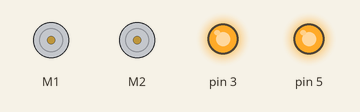
Bench run of a sketch on a simulated Arduino Uno, built with avr-gcc and run on an emulated ATmega328P. Shown: 2 × DC motor (green arrow = forward, orange = backward, longer = faster), output pins drawn as LEDs (lit = HIGH). What the sketch prints to the serial monitor is not drawn.

Above: at 11.8 s.
Timing chart, 0 to 16.0 s (numbered marks = the images above):
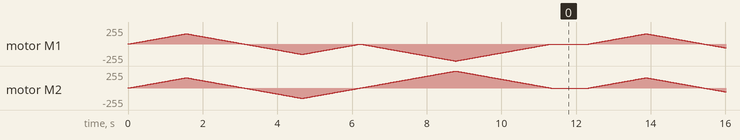

The sketch:

MotorTest.ino
```cpp
/*
This is a test sketch for the Adafruit assembled Motor Shield for Arduino v2
It won't work with v1.x motor shields! Only for the v2's with built in PWM
control

For use with the Adafruit Motor Shield v2
---->	http://www.adafruit.com/products/1438
*/

#include <Wire.h>
#include <Adafruit_MotorShield.h>
#include "utility/Adafruit_MS_PWMServoDriver.h"

// Create the motor shield object with the default I2C address
Adafruit_MotorShield AFMS = Adafruit_MotorShield();
// Or, create it with a different I2C address (say for stacking)
// Adafruit_MotorShield AFMS = Adafruit_MotorShield(0x61);

// Select which 'port' M1, M2, M3 or M4. In this case, M1
Adafruit_DCMotor *myMotor = AFMS.getMotor(1);
Adafruit_DCMotor *myMotor2 = AFMS.getMotor(2);
// You can also make another motor on port M2
//Adafruit_DCMotor *myOtherMotor = AFMS.getMotor(2);

void setup() {
  Serial.begin(9600);           // set up Serial library at 9600 bps
  Serial.println("Adafruit Motorshield v2 - DC Motor test!");
  pinMode(3,OUTPUT);
  pinMode(5,OUTPUT);
  digitalWrite(3,HIGH);
  digitalWrite(5,HIGH);

  AFMS.begin();  // create with the default frequency 1.6KHz
  //AFMS.begin(1000);  // OR with a different frequency, say 1KHz

  // Set the speed to start, from 0 (off) to 255 (max speed)
  myMotor->setSpeed(150);
  myMotor->run(FORWARD);
  myMotor2->setSpeed(150);
  myMotor2->run(FORWARD);
  // turn on motor
  myMotor->run(RELEASE);
}

void loop() {
  uint8_t i;

  Serial.print("tick");

  myMotor->run(FORWARD);
  myMotor2->run(FORWARD);
  for (i=0; i<155; i++) {
    myMotor->setSpeed(i);
    myMotor2->setSpeed(i);
    delay(10);
  }
  for (i=155; i!=0; i--) {
    myMotor->setSpeed(i);
    myMotor2->setSpeed(i);
    delay(10);
  }

  Serial.print("tock");

  myMotor->run(BACKWARD);
  myMotor2->run(BACKWARD);
  for (i=0; i<155; i++) {
    myMotor->setSpeed(i);
    myMotor2->setSpeed(i);
    delay(10);
  }
  for (i=155; i!=0; i--) {
    myMotor->setSpeed(i);
    myMotor2->setSpeed(i);
    delay(10);
  }

  myMotor->run(BACKWARD);
  myMotor2->run(FORWARD);
   for (i=0; i<255; i++) {
    myMotor->setSpeed(i);
    myMotor2->setSpeed(i);
    delay(10);
  }
  for (i=255; i!=0; i--) {
    myMotor->setSpeed(i);
    myMotor2->setSpeed(i);
    delay(10);
  }
  Serial.print("tech");
  myMotor->run(RELEASE);
  myMotor2->run(RELEASE);
  delay(1000);
}
```
